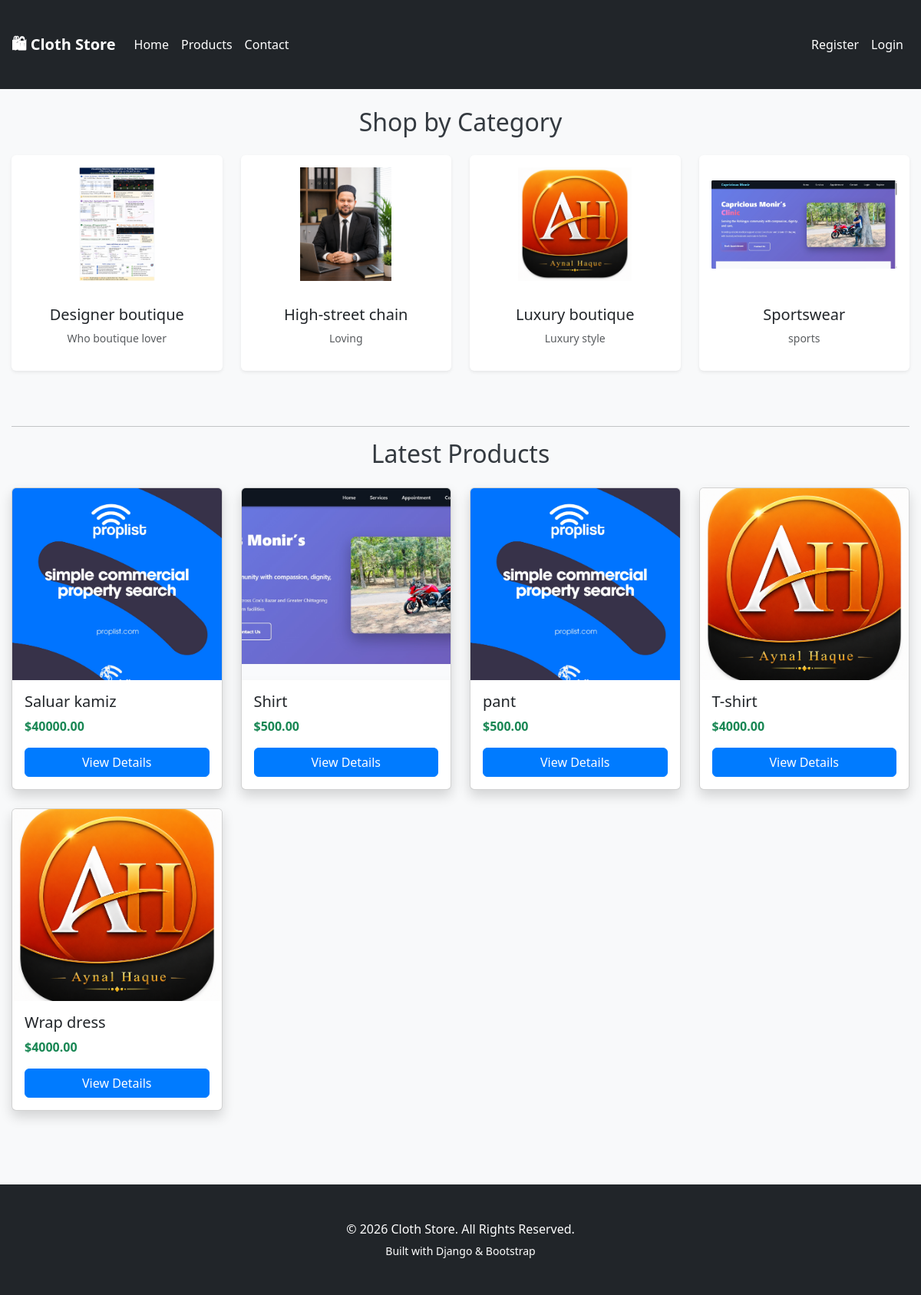
The page / on the database its author committed.
### category/models.py (models this page shows, shortened)
class Category(models.Model):
    name = models.CharField(max_length=100)
    slug = models.SlugField(unique=True)
    description = models.TextField(
        blank=True,
        null=True
    )
    icon = models.ImageField(
        upload_to="category_icons/",
        blank=True,
        null=True
    )
    created_at = models.DateTimeField(
        auto_now_add=True
    )
    updated_at = models.DateTimeField(
        auto_now=True
    )
    class Meta:
        ordering = ["name"]
        verbose_name = "Category"
        verbose_name_plural = "Categories"

### product/models.py (models this page shows, shortened)
class Product(models.Model):
    category = models.ForeignKey(
        Category,
        on_delete=models.CASCADE,
        related_name="products",
    )
    name = models.CharField(
        max_length=200,
        db_index=True,
    )
    slug = models.SlugField(
        max_length=255,
        unique=True,
        blank=True,
        db_index=True,
    )
    brand = models.CharField(
        max_length=100,
        blank=True,
    )
    description = models.TextField(
        blank=True,
    )
    image = models.ImageField(
        upload_to=product_image_upload_path,
    )
    price = models.DecimalField(
        max_digits=10,
        decimal_places=2,
    )
    discount_price = models.DecimalField(
        max_digits=10,
        decimal_places=2,
        blank=True,
        null=True,
    )
    stock = models.PositiveIntegerField(
        default=0,
    )
    available = models.BooleanField(
        default=True,
    )
    is_featured = models.BooleanField(
        default=False,
    )
    size = models.CharField(
        max_length=5,
        choices=SIZE_CHOICES,
        blank=True,
    )
    color = models.CharField(
        max_length=50,
        blank=True,
    )
    created_at = models.DateTimeField(
        auto_now_add=True,
    )
    updated_at = models.DateTimeField(
        auto_now=True,
    )
    class Meta:
        ordering = ("-created_at",)
        verbose_name = "Product"
        verbose_name_plural = "Products"

### category/views.py (the view)
# urls.py: path('', category_list, name='category_list'),
def category_list(request):
    products = Product.objects.all()
    categories = Category.objects.all()
    context = {
        'categories': categories,
        'products': products,
             }
    return render(request, 'category_list.html' , context)

### category/templates/category_list.html (shortened to what this page needs)
{% extends "base.html" %}
{% block content %}
<div class="mb-5">
    <h2 class="text-center mb-4">
        Shop by Category
    </h2>
    <div class="row">
        {% for category in categories %}
        <div class="col-lg-3 col-md-4 col-sm-6 mb-4">
            <div class="card shadow-sm border-0 h-100 text-center">
                {% if category.icon %}
                <img src="{{ category.icon.url }}"
                     class="card-img-top p-3"
                     style="height:180px;object-fit:contain;">
                {% endif %}
                <div class="card-body">
                    <h5 class="card-title">
                        {{ category.name }}
                    </h5>
                    {% if category.description %}
                    <p class="text-muted small">
                        {{ category.description|truncatewords:15 }}
                    </p>
                    {% endif %}
                </div>
            </div>
        </div>
        {% empty %}
        <div class="col-12">
            <div class="alert alert-warning">
                No Categories Found.
            </div>
        </div>
        {% endfor %}
    </div>
</div>
<hr>
<div>
    <h2 class="text-center mb-4">
        Latest Products
    </h2>
    <div class="row">
        {% for product in products %}
        <div class="col-lg-3 col-md-4 col-sm-6 mb-4">
            <div class="card shadow h-100">
                <a href="{% url 'product_detail' product.slug %}">
                    <img src="{{ product.image.url }}"
                         class="card-img-top"
                         style="height:250px;object-fit:cover;">
                </a>
                <div class="card-body">
                    <h5 class="card-title">
                        {{ product.name }}
                    </h5>
                    <p class="fw-bold text-success">
                        ${{ product.price }}
                    </p>
                    <a href="{% url 'product_detail' product.slug %}"
                       class="btn btn-primary w-100">
                        View Details
                    </a>
                </div>
            </div>
        </div>
        {% empty %}
        <div class="col-12">
            <div class="alert alert-danger">
                No Products Available.
            </div>
        </div>
        {% endfor %}
    </div>
</div>
{% endblock %}

### static/css/style.css (style rules this page uses)
body { font-family: 'Segoe UI', Tahoma, Geneva, Verdana, sans-serif; background-color: #f8f9fa; margin: 0; color: #212529; }
h1, h2, h3 { color: #343a40; }
.btn-primary { background-color: #007bff; border-color: #007bff; }

### rows shown on the page
Category: icon (picture), name "Designer boutique", description "Who boutique lover"
Category: icon (picture), name "High-street chain", description "Loving"
Category: icon (picture), name "Luxury boutique", description "Luxury style"
Category: icon (picture), name "Sportswear", description "sports"
Product: image (picture), name "Saluar kamiz", price "40000.00"
Product: image (picture), name "Shirt", price "500.00"
Product: image (picture), name "pant", price "500.00"
Product: image (picture), name "T-shirt", price "4000.00"
Product: image (picture), name "Wrap dress", price "4000.00"
